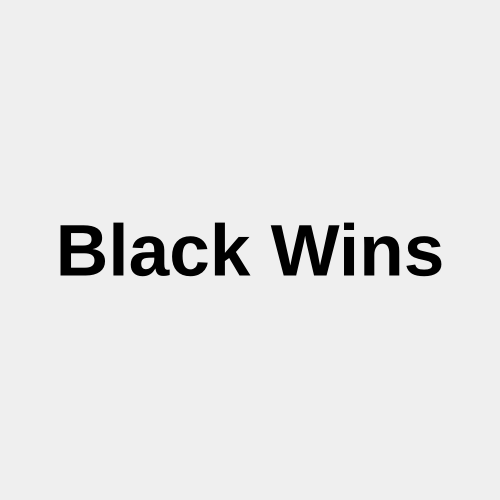
<?xml version="1.0" encoding="UTF-8"?>
<ui version="4.0">
 <class>Dialog</class>
 <widget class="QDialog" name="Dialog">
  <property name="geometry">
   <rect>
    <x>0</x>
    <y>0</y>
    <width>500</width>
    <height>500</height>
   </rect>
  </property>
  <property name="sizePolicy">
   <sizepolicy hsizetype="Fixed" vsizetype="Fixed">
    <horstretch>0</horstretch>
    <verstretch>0</verstretch>
   </sizepolicy>
  </property>
  <property name="minimumSize">
   <size>
    <width>500</width>
    <height>500</height>
   </size>
  </property>
  <property name="maximumSize">
   <size>
    <width>500</width>
    <height>500</height>
   </size>
  </property>
  <property name="windowTitle">
   <string>Black Wins</string>
  </property>
  <property name="windowOpacity">
   <double>1.000000000000000</double>
  </property>
  <layout class="QHBoxLayout" name="horizontalLayout">
   <property name="spacing">
    <number>0</number>
   </property>
   <property name="leftMargin">
    <number>0</number>
   </property>
   <property name="topMargin">
    <number>0</number>
   </property>
   <property name="rightMargin">
    <number>0</number>
   </property>
   <property name="bottomMargin">
    <number>0</number>
   </property>
   <item>
    <widget class="QGifLabel" name="widget" native="true">
     <property name="sizePolicy">
      <sizepolicy hsizetype="Expanding" vsizetype="Expanding">
       <horstretch>0</horstretch>
       <verstretch>0</verstretch>
      </sizepolicy>
     </property>
     <layout class="QGridLayout" name="gridLayout_2">
      <item row="0" column="0">
       <layout class="QGridLayout" name="gridLayout">
        <item row="0" column="0">
         <widget class="QLabel" name="winner_label">
          <property name="font">
           <font>
            <pointsize>55</pointsize>
            <weight>75</weight>
            <bold>true</bold>
           </font>
          </property>
          <property name="styleSheet">
           <string notr="true">QLabel{color: black;}</string>
          </property>
          <property name="text">
           <string>Black Wins</string>
          </property>
          <property name="textFormat">
           <enum>Qt::AutoText</enum>
          </property>
          <property name="scaledContents">
           <bool>true</bool>
          </property>
          <property name="alignment">
           <set>Qt::AlignCenter</set>
          </property>
         </widget>
        </item>
       </layout>
      </item>
     </layout>
    </widget>
   </item>
  </layout>
 </widget>
 <customwidgets>
  <customwidget>
   <class>QGifLabel</class>
   <extends>QWidget</extends>
   <header>UI</header>
   <container>1</container>
  </customwidget>
 </customwidgets>
 <resources/>
 <connections/>
</ui>
